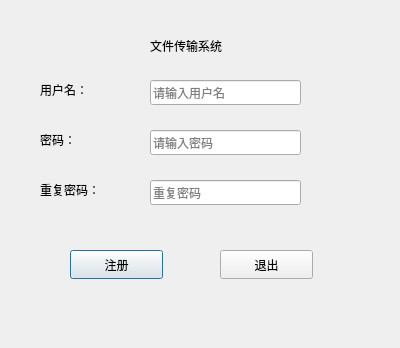
<?xml version="1.0" encoding="UTF-8"?>
<ui version="4.0">
 <class>DialogRe</class>
 <widget class="QDialog" name="DialogRe">
  <property name="geometry">
   <rect>
    <x>0</x>
    <y>0</y>
    <width>400</width>
    <height>348</height>
   </rect>
  </property>
  <property name="windowTitle">
   <string>Dialog</string>
  </property>
  <widget class="QLabel" name="label">
   <property name="geometry">
    <rect>
     <x>150</x>
     <y>30</y>
     <width>101</width>
     <height>31</height>
    </rect>
   </property>
   <property name="text">
    <string>文件传输系统</string>
   </property>
  </widget>
  <widget class="QLabel" name="label_2">
   <property name="geometry">
    <rect>
     <x>40</x>
     <y>80</y>
     <width>69</width>
     <height>20</height>
    </rect>
   </property>
   <property name="text">
    <string>用户名：</string>
   </property>
  </widget>
  <widget class="QLabel" name="label_3">
   <property name="geometry">
    <rect>
     <x>40</x>
     <y>130</y>
     <width>69</width>
     <height>20</height>
    </rect>
   </property>
   <property name="text">
    <string>密码：</string>
   </property>
  </widget>
  <widget class="QLabel" name="label_4">
   <property name="geometry">
    <rect>
     <x>40</x>
     <y>180</y>
     <width>69</width>
     <height>20</height>
    </rect>
   </property>
   <property name="text">
    <string>重复密码：</string>
   </property>
  </widget>
  <widget class="QPushButton" name="pushButton">
   <property name="geometry">
    <rect>
     <x>70</x>
     <y>250</y>
     <width>93</width>
     <height>29</height>
    </rect>
   </property>
   <property name="text">
    <string>注册</string>
   </property>
  </widget>
  <widget class="QPushButton" name="pushButton_2">
   <property name="geometry">
    <rect>
     <x>220</x>
     <y>250</y>
     <width>93</width>
     <height>29</height>
    </rect>
   </property>
   <property name="text">
    <string>退出</string>
   </property>
  </widget>
  <widget class="QLineEdit" name="lineEditName">
   <property name="geometry">
    <rect>
     <x>150</x>
     <y>80</y>
     <width>151</width>
     <height>25</height>
    </rect>
   </property>
   <property name="placeholderText">
    <string>请输入用户名</string>
   </property>
  </widget>
  <widget class="QLineEdit" name="lineEditPass1">
   <property name="geometry">
    <rect>
     <x>150</x>
     <y>130</y>
     <width>151</width>
     <height>25</height>
    </rect>
   </property>
   <property name="echoMode">
    <enum>QLineEdit::Password</enum>
   </property>
   <property name="placeholderText">
    <string>请输入密码</string>
   </property>
  </widget>
  <widget class="QLineEdit" name="lineEditPass2">
   <property name="geometry">
    <rect>
     <x>150</x>
     <y>180</y>
     <width>151</width>
     <height>25</height>
    </rect>
   </property>
   <property name="echoMode">
    <enum>QLineEdit::Password</enum>
   </property>
   <property name="placeholderText">
    <string>重复密码</string>
   </property>
  </widget>
 </widget>
 <resources/>
 <connections/>
</ui>
